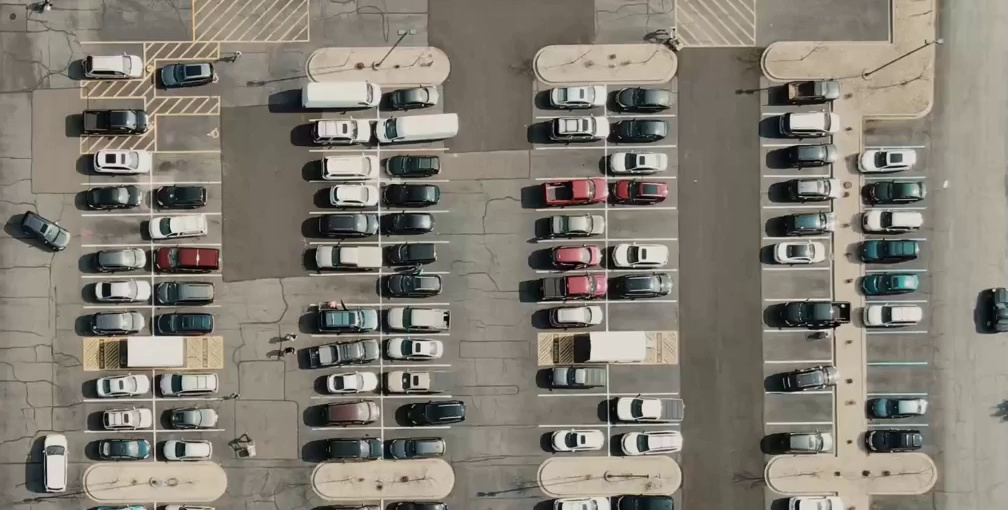
#> input picture Data/baseParkingImg.jpg, 1008 x 510 px
$ python ParkingLotConfigure.py
#> lines starting #> are read from the running program, lines starting #| are printed output that depends on the picture; after the words box and inside, x2 and y2 are one past the last pixel; in counts of white or black regions, pixels touching at a corner belong together
import cv2
import pickle

window_name = 'Parking Lot'

delta_x = 69
delta_y = 30

d_delta_x = 64
d_delta_y = 35

rectangles = [(151,152)]
d_rectangles = []

def mouse_callback(event, x, y, flags, param):
    if event == cv2.EVENT_LBUTTONDOWN:
        rectangles.append((x,y))

    if event == cv2.EVENT_RBUTTONDOWN:
        for i, val in enumerate(rectangles):
            if val[0] <= x <= val[0] + delta_x and val[1] <= y <= val[1] + delta_y:
                rectangles.pop(i)

        for i, val in enumerate(d_rectangles):
            if val[0] <= x <= val[0] + d_delta_x and val[1] <= y <= val[1] + d_delta_y:
                d_rectangles.pop(i)

    if event == cv2.EVENT_MBUTTONDOWN:
        d_rectangles.append((x,y))

try:
    with open('./Bounding Boxes/rectangles.pkl', 'rb') as file:
#> (reads Bounding Boxes/rectangles.pkl from the repository)
        rectangles = pickle.load(file)
        d_rectangles = pickle.load(file)
except:
    print(f'rectangles.pkl does not exist')

while True:
    lot_img = cv2.imread('./Data/baseParkingImg.jpg')
#> lot_img is the input picture: shape (510, 1008, 3); mean B, G, R 115.2, 125.6, 130.8

    for r in rectangles:
        cv2.rectangle(lot_img, (r[0], r[1]), (r[0] + delta_x, r[1] + delta_y), (0, 0, 255), 1)
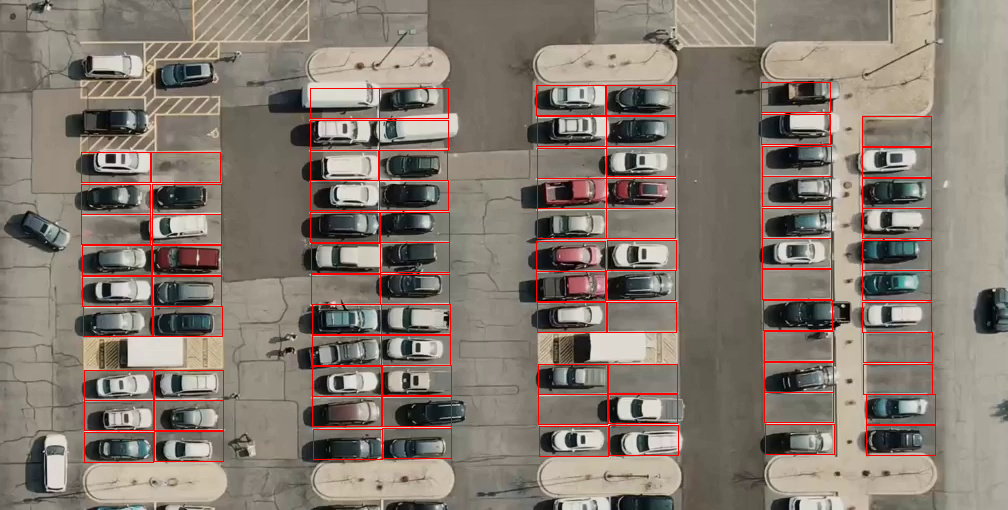
#> lot_img: shape (510, 1008, 3); 2.89% of pixels changed, all inside (x1, y1, x2, y2) = (81, 82, 936, 463)

    for r in d_rectangles:
        cv2.rectangle(lot_img, (r[0], r[1]), (r[0] + d_delta_x, r[1] + d_delta_y), (255, 0, 0), 1)
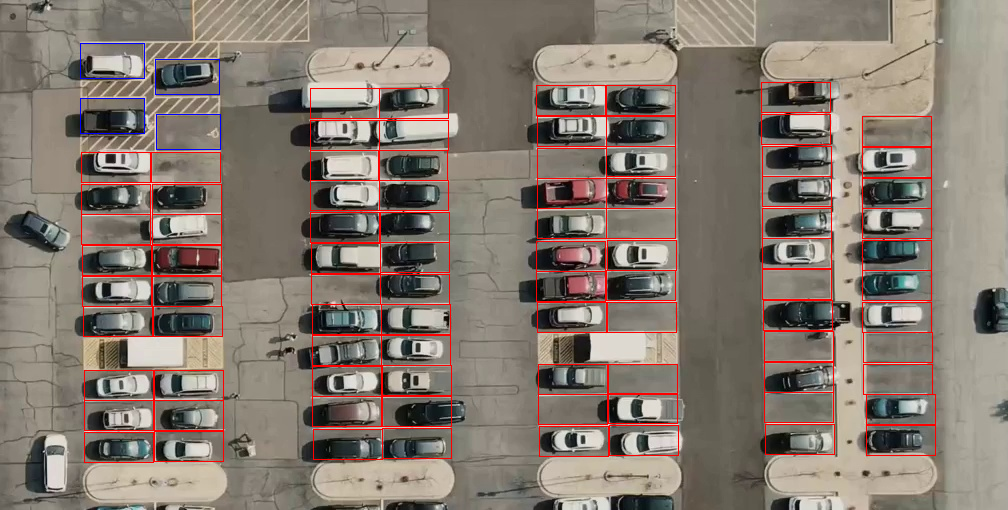
#> lot_img: shape (510, 1008, 3); 0.15% of pixels changed, all inside (x1, y1, x2, y2) = (80, 43, 221, 150)

    cv2.namedWindow(window_name, cv2.WINDOW_NORMAL)
    cv2.resizeWindow(window_name, 2016, 1020)
    cv2.imshow(window_name, lot_img)
    cv2.setMouseCallback(window_name, mouse_callback)

    if cv2.waitKey(25) & 0xFF == ord('q'):
#> (key q is pressed here)
        with open('./Bounding Boxes/rectangles.pkl', 'wb') as file:
            pickle.dump(rectangles, file)
            pickle.dump(d_rectangles, file)
        break
